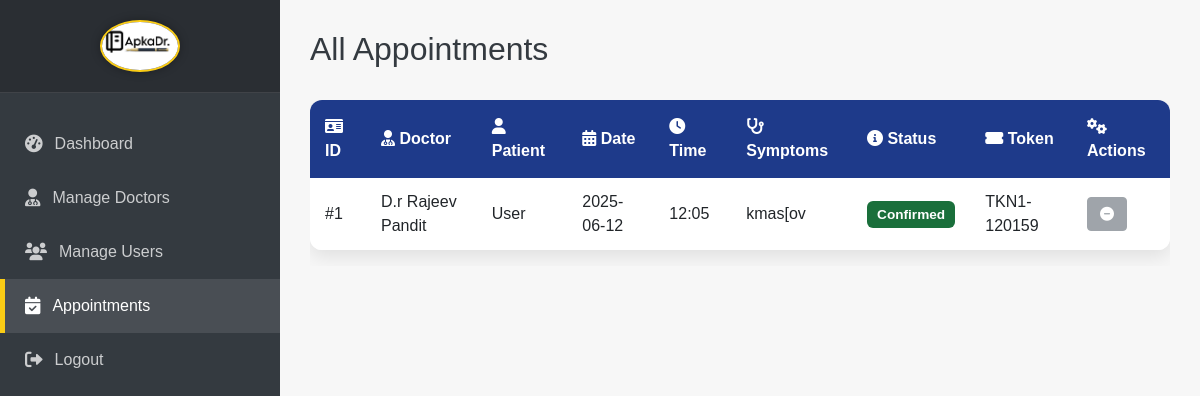
The page /appointments (signed in) on the database its author committed.
### backend/models.py (models this page shows, shortened)
class Appointment(db.Model):
    id = db.Column(db.Integer, primary_key=True)
    user_id = db.Column(db.Integer, db.ForeignKey('user.id'), nullable=False)
    doctor_id = db.Column(db.Integer, db.ForeignKey('doctor.id'), nullable=False)
    appointment_date = db.Column(db.Date, nullable=False, default=datetime.date.today)
    appointment_time = db.Column(db.String(10), nullable=False, default="09:00 AM") # e.g., "10:30 AM"
    symptoms = db.Column(db.String(500), nullable=False)
    status = db.Column(db.String(20), nullable=False, default='pending') # 'pending', 'confirmed', 'rejected', 'cancelled', 'completed'
    token_number = db.Column(db.String(10), nullable=True) # Optional token number

class Doctor(db.Model):
    id = db.Column(db.Integer, primary_key=True)
    full_name = db.Column(db.String(100), nullable=False)
    email = db.Column(db.String(100), unique=True, nullable=False)
    phone = db.Column(db.String(20), nullable=False)
    specialty = db.Column(db.String(100), nullable=False)
    password = db.Column(db.String(200), nullable=False)   # Hashed
    status = db.Column(db.String(20), nullable=False, default='pending')   # 'pending' or 'approved'
    photo = db.Column(db.String(200))   # Path to uploaded photo
    age = db.Column(db.Integer(), nullable=True)  # Added age field
    address = db.Column(db.String(200), nullable=True) # Added address field
    appointments = db.relationship('Appointment', backref='doctor', lazy=True, primaryjoin="Doctor.id == Appointment.doctor_id")

class User(db.Model):
    id = db.Column(db.Integer(), primary_key=True)
    fullName = db.Column(db.String(), unique=True, nullable=False)
    email = db.Column(db.String(), unique=True, nullable=False)
    age = db.Column(db.Integer(), nullable=False)
    phone = db.Column(db.String(), nullable=False)
    address = db.Column(db.String(), nullable=False)
    password = db.Column(db.String(),nullable=False)
    type = db.Column(db.String(), default="general")
    appointments = db.relationship('Appointment', backref='patient', lazy=True, primaryjoin="User.id == Appointment.user_id")

### backend/controllers.py (the view)
@app.route("/appointments")
def appointments():
    if session.get("user_type") != "admin":
        flash("Unauthorized access", "danger")
        return redirect(url_for("login_page"))
    all_appointments = Appointment.query.order_by(Appointment.appointment_date.desc(), Appointment.appointment_time.desc()).all()
    return render_template("admin/appointments.html", appointments=all_appointments)

### templates/admin/appointments.html (shortened to what this page needs)
<!DOCTYPE html>
<html lang="en">
<head>
    <link href="https://cdn.jsdelivr.net/npm/bootstrap@5.3.0/dist/css/bootstrap.min.css" rel="stylesheet">
    <link rel="stylesheet" href="https://cdnjs.cloudflare.com/ajax/libs/font-awesome/6.0.0-beta3/css/all.min.css">
</head>
<body>
    <div class="d-flex">
        <nav class="sidebar vh-100 d-none d-lg-block">
            <div class="logo-container">
                <img src="/static/images/apkadr.logo.jpg" alt="ApkaDr. Logo" class="img-fluid rounded-circle">
            </div>
            <ul class="nav flex-column mt-4">
                <li class="nav-item">
                    <a class="nav-link" href="{{ url_for('admin_dashboard') }}"><i class="fas fa-tachometer-alt"></i> Dashboard</a>
                </li>
                <li class="nav-item">
                    <a class="nav-link" href="{{ url_for('manage_doctors') }}"><i class="fas fa-user-md"></i> Manage Doctors</a>
                </li>
                <li class="nav-item">
                    <a class="nav-link" href="{{ url_for('manage_users') }}"><i class="fas fa-users"></i> Manage Users</a>
                </li>
                <li class="nav-item">
                    <a class="nav-link active" href="{{ url_for('appointments') }}"><i class="fas fa-calendar-check"></i> Appointments</a>
                </li>
                <li class="nav-item">
                    <a class="nav-link" href="{{ url_for('logout') }}"><i class="fas fa-sign-out-alt"></i> Logout</a>
                </li>
            </ul>
        </nav>
        <main class="main-content w-100">
            <h2 class="header-admin-dashboard d-none d-lg-block">All Appointments</h2>
            <div class="table-responsive-custom mt-4">
                <table class="table table-hover">
                    <thead>
                        <tr>
                            <th><i class="fas fa-id-card"></i> ID</th>
                            <th><i class="fas fa-user-md"></i> Doctor</th>
                            <th><i class="fas fa-user"></i> Patient</th>
                            <th><i class="fas fa-calendar-alt"></i> Date</th>
                            <th><i class="fas fa-clock"></i> Time</th>
                            <th><i class="fas fa-stethoscope"></i> Symptoms</th>
                            <th><i class="fas fa-info-circle"></i> Status</th>
                            <th><i class="fas fa-ticket-alt"></i> Token</th>
                            <th><i class="fas fa-cogs"></i> Actions</th>
                        </tr>
                    </thead>
                    <tbody>
                        {% for appointment in appointments %}
                        <tr>
                            <td>#{{ appointment.id }}</td>
                            <td>{{ appointment.doctor.full_name }}</td>
                            <td>{{ appointment.patient.fullName }}</td>
                            <td>{{ appointment.appointment_date.strftime('%Y-%m-%d') }}</td>
                            <td>{{ appointment.appointment_time }}</td>
                            <td>{{ appointment.symptoms }}</td>
                            <td>
                                {% if appointment.status == 'pending' %}
                                    <span class="badge bg-warning text-dark">{{ appointment.status.capitalize() }}</span>
                                {% elif appointment.status == 'confirmed' %}
                                    <span class="badge bg-success">{{ appointment.status.capitalize() }}</span>
                                {% elif appointment.status == 'rejected' %}
                                    <span class="badge bg-danger">{{ appointment.status.capitalize() }}</span>
                                {% else %}
                                    <span class="badge bg-info">{{ appointment.status.capitalize() }}</span>
                                {% endif %}
                            </td>
                            <td>{{ appointment.token_number if appointment.token_number else '--' }}</td>
                            <td>
                                {% if appointment.status == 'pending' %}
                                    <a href="{{ url_for('approve_appointment', appointment_id=appointment.id) }}" class="btn btn-success btn-sm me-2" title="Approve"><i class="fas fa-check"></i></a>
                                    <a href="{{ url_for('reject_appointment', appointment_id=appointment.id) }}" class="btn btn-danger btn-sm" title="Reject"><i class="fas fa-times"></i></a>
                                {% else %}
                                    <button class="btn btn-secondary btn-sm" disabled title="No Action"><i class="fas fa-minus-circle"></i></button>
                                {% endif %}
                            </td>
                        </tr>
                        {% else %}
                        <tr>
                            <td colspan="9" class="text-center py-4 text-muted">No appointments found.</td>
                        </tr>
                        {% endfor %}
                    </tbody>
                </table>
            </div>
        </main>
    </div>
</body>
</html>

### templates/admin/appointments.html (style rules this page uses)
:root { --apkadr-dark-blue: #1e3a8a; --apkadr-gold: #facc15; --apkadr-black: #343a40; --apkadr-light-gray: #f7f7f7; --apkadr-white: #ffffff; --primary-color: var(--apkadr-dark-blue); --secondary-color: #6c757d; --success-color: #1a6f3b; --danger-color: #c0392b; --warning-color: var(--apkadr-gold); --info-color: #2980b9; --dark-color: var(--apkadr-black); --light-color: var(--apkadr-light-gray); --white-color: var(--apkadr-white); }
body { font-family: 'Poppins', sans-serif; background-color: var(--light-color); color: var(--dark-color); }
.sidebar { width: 280px; background-color: var(--dark-color); color: var(--white-color); transition: all 0.3s ease; flex-shrink: 0; box-shadow: 2px 0 10px rgba(0, 0, 0, 0.1); }
.sidebar .nav-link { color: rgba(255, 255, 255, 0.75); padding: 15px 25px; transition: all 0.3s ease; display: flex; align-items: center; font-weight: 500; }
.sidebar .nav-link:hover, .sidebar .nav-link.active { background-color: rgba(255, 255, 255, 0.1); color: var(--white-color); border-left: 5px solid var(--apkadr-gold); padding-left: 20px; }
.sidebar .nav-link i { margin-right: 12px; font-size: 1.1rem; }
.sidebar .logo-container { padding: 20px; margin-bottom: 0; text-align: center; background-color: rgba(0, 0, 0, 0.2); border-bottom: 1px solid rgba(255, 255, 255, 0.1); }
.sidebar .logo-container img { max-height: 80px; width: 80px; object-fit: cover; border: 2px solid var(--apkadr-gold); box-shadow: 0 0 10px rgba(0, 0, 0, 0.3); }
.main-content { flex-grow: 1; padding: 30px; background-color: var(--light-color); }
.header-admin-dashboard { font-size: 2rem; text-align: left !important; margin-bottom: 2rem; color: var(--dark-color); }
.table { background-color: var(--white-color); border-radius: 12px; overflow: hidden; box-shadow: 0 6px 20px rgba(0, 0, 0, 0.1); }
.table thead th { background-color: var(--primary-color); color: var(--white-color); padding: 15px; border-bottom: none; font-weight: 600; vertical-align: middle; }
.table tbody td { padding: 12px 15px; vertical-align: middle; border-bottom: 1px solid #e9ecef; }
.table tbody tr:last-child td { border-bottom: none; }
.badge { padding: 0.5em 0.75em; font-size: 0.85em; font-weight: 600; border-radius: 0.375rem; }
.badge.bg-success { background-color: var(--success-color) !important; }
.btn-secondary { background-color: var(--secondary-color); border-color: var(--secondary-color); }
.btn-sm { padding: 0.35rem 0.75rem; font-size: 0.875rem; }
.table-responsive-custom { display: block; width: 100%; overflow-x: auto; -webkit-overflow-scrolling: touch; }

### rows shown on the page
Appointment: id "1", doctor.full_name "D.r Rajeev Pandit", patient.fullName "User", appointment_date "2025-06-12", appointment_time "12:05", symptoms "kmas[ov", status "Confirmed", token_number "TKN1-120159"
